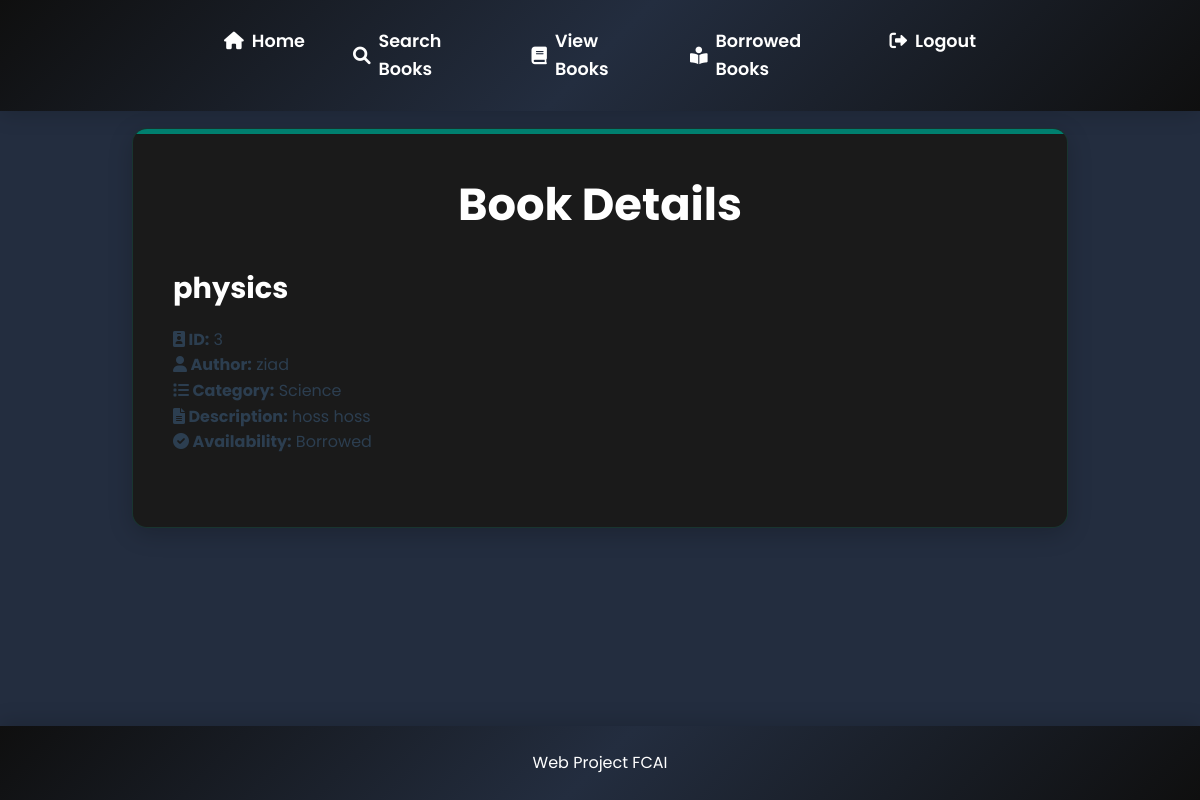
Screenshot of /book/3/ with the database file from the repository.
### lib/models.py (models this page shows)
class Book_Details(models.Model):
    Name = models.CharField(max_length=120)
    Author = models.CharField(max_length=120)
    Category = models.CharField(max_length=120)
    Description = models.TextField()
    Date_Added = models.DateField()
    Availability = models.CharField( max_length=50)

### lib/views.py (the view)
# urls.py: path('book/<int:book_id>/', views.book_details, name='book_details'),
def book_details(request, book_id):
    book = get_object_or_404(Book_Details, id=book_id)
    return render(request, 'user_book_details.html', {'book': book})

### templates/user_book_details.html (shortened to what this page needs)
{% load static %}
<link rel="stylesheet" href="{% static 'css/style.css' %}" />
<link rel="stylesheet" href="{% static 'css/icon.css' %}" />
<!DOCTYPE html>
<html lang="en">
  <head>
    <link rel="stylesheet" href="../css/style.css" />
  </head>
  <body>
    <nav>
      <ul>
        <li>
          <a href="{% url 'user_dashboard' %}"
            ><i class="fas fa-home"></i> Home</a
          >
        </li>
        <li>
          <a href="{% url 'search_books' %}"
            ><i class="fas fa-search"></i> Search Books</a
          >
        </li>
        <li>
          <a href="{% url 'view_books' %}"
            ><i class="fas fa-book"></i> View Books</a
          >
        </li>
        <li>
          <a href="{% url 'borrowed_books' %}"
            ><i class="fas fa-book-reader"></i> Borrowed Books</a
          >
        </li>
        <li>
          <a href="{% url 'index' %}"
            ><i class="fas fa-sign-out-alt"></i> Logout</a
          >
        </li>
      </ul>
    </nav>
    <main>
      <div class="card">
        <h1>Book Details</h1>
        <div style="margin-bottom: 2rem">
          <h2 id="book-title">{{ book.Name }}</h2>
          <p>
            <strong><i class="fas fa-id-badge"></i> ID:</strong> {{ book.id }}
          </p>
          <p>
            <strong><i class="fas fa-user"></i> Author:</strong> {{ book.Author}}
          </p>
          <p>
            <strong><i class="fas fa-list"></i> Category:</strong>
            {{book.Category }}
          </p>
          <p>
            <strong><i class="fas fa-file-alt"></i> Description:</strong> {{book.Description }}
          </p>
          <p>
            <strong><i class="fas fa-check-circle"></i> Availability:</strong>
            {{ book.Availability }}
          </p>
    </div>
    </main>
    <footer>
      <p>Web Project FCAI</p>
    </footer>
</body>
</html>

### Library/static/css/style.css (style rules this page uses)
* { margin: 0; padding: 0; box-sizing: border-box; font-family: 'Poppins', sans-serif; }
body { background: #232d3f; color: #2c3e50; line-height: 1.6; overflow-x: hidden; }
nav { background: linear-gradient(135deg, #0F0F0F 0%, #232d3f 50%, #0f0f0f 100%); padding: 1rem; position: fixed; width: 100%; top: 0; box-shadow: 0 4px 20px rgba(0, 0, 0, 0.15); z-index: 100; }
nav ul { list-style: none; display: flex; justify-content: space-around; max-width: 800px; margin: 0 auto; }
nav a { color: white; text-decoration: none; padding: 0.7rem 1.5rem; font-weight: 600; font-size: 1.1rem; display: flex; align-items: center; transition: all 0.3s ease; border-radius: 20px; }
nav a i { margin-right: 0.5rem; }
main { margin-top: 80px; margin-bottom: 80px; padding: 3rem 2rem; max-width: 1000px; margin-left: auto; margin-right: auto; min-height: calc(100vh - 160px); }
h1 { color: white; font-size: 2.8rem; font-weight: 700; margin-bottom: 1.5rem; text-align: center; position: relative; }
h2 { color: white; font-size: 1.8rem; margin-bottom: 1rem; }
.card { background: #1a1a1a; padding: 2.5rem; border-radius: 15px; box-shadow: 0 6px 25px rgba(0, 0, 0, 0.2); border: 1px solid rgba(22, 160, 133, 0.2); position: relative; overflow: hidden; }
.card::before { content: ''; position: absolute; top: 0; left: 0; width: 100%; height: 5px; background: #008170; }
footer { text-align: center; padding: 1.5rem; background: linear-gradient(135deg, #0f0f0f 0%, #232d3f 50%, #0f0f0f 100%); color: white; position: fixed; bottom: 0; width: 100%; box-shadow: 0 -4px 20px rgba(0, 0, 0, 0.15); font-size: 1rem; z-index: 100; }
footer p { margin: 0; }

### rows the page displays
Book_Details: Name "physics", id "3", Author "ziad", Category "Science", Description "hoss hoss", Availability "Borrowed"
